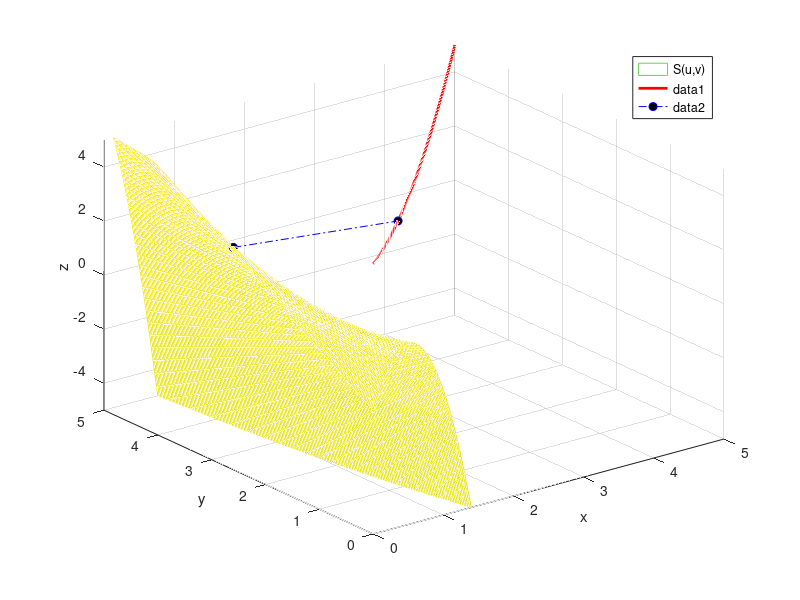

The MATLAB source for this figure:
u=[0:0.005:1];
v=[0:0.005:1];
x=5*u;
y=5*v;
[X,Y]=meshgrid(x,y);
z=-0.38+25/3.*X+4/3.*Y-25/3.*X.*X-10/3.*X.*Y;
mesh(X,Y,z);
axis([0 5 0 5 -5 5]);
legend('S(u,v)');
xlabel('x');
ylabel('y');
zlabel('z');
grid on;
hold on;
t=[0:0.005:1];
qx=5*t;
qy=5*t;
qz=25/6.*t.*t-25/6.*t+5;
plot3(qx,qy,qz,'-r','LineWidth',2);
hold on;
t0=3.0472e-01;   
u0=1.0972e-02;   
v0=5.3370e-01;
x0=5*u0;
y0=5*v0;
z0=-0.38+25/3.*x0+4/3.*y0-25/3.*x0.*x0-10/3.*x0.*y0;
P1=[x0,y0,z0];
P2=[5*t0,5*t0,25/6.*t0.*t0-25/6*t0+5];
plot3([P1(1) P2(1)],[P1(2) P2(2)],[P1(3) P2(3)],'-.ob','MarkerFaceColor','k');
